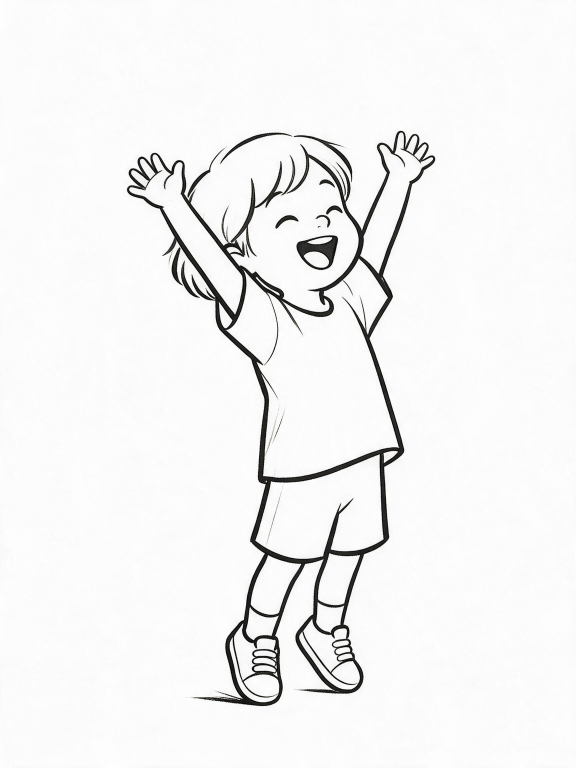
#> input picture assets/actor/src/celebrate.png, 1728 x 2304 px, given in place of 6-09-20-4342-单张全人物立绘，基于@图片1，只保留最左侧最小的4头身幼年中性小娃，完全沿用他的....png, which was not available (shown at 1/3 size)
$ python actor-ingest-static.py
#> lines starting #> are read from the running program, lines starting #| are printed output that depends on the picture; after the words box and inside, x2 and y2 are one past the last pixel; in counts of white or black regions, pixels touching at a corner belong together; pictures that were not available may be replaced by others from this repository, and a replacement may not be noted
#!/usr/bin/env python3
"""静态立绘入库：stand(4342) / weak-moodlow(8722) / happy(3563) —— 与走路同一基准（内容高 1800、脚底锚点）"""
import shutil
import numpy as np
from PIL import Image
from scipy import ndimage

CW, CH = 900, 2150
PAPER, INK = (251, 249, 243), (28, 28, 28)
TARGET_H = 1800

SRCS = {
    'stand': '/Users/maxine/Downloads/jimeng-2026-09-20-4342-单张全人物立绘，基于@图片1，只保留最左侧最小的4头身幼年中性小娃，完全沿用他的....png',
    'weak': '/Users/maxine/Downloads/jimeng-2026-09-19-8722-单张全人物立绘，基于@图片1，保持完全一致的黑白极简墨水线稿风格，只保留左侧幼年....png',
    'happy': 'portrait-happy-src.png',
}

def load_clean(path):
    g = np.array(Image.open(path).convert('L'), dtype=np.uint8)
    dark = g < 130
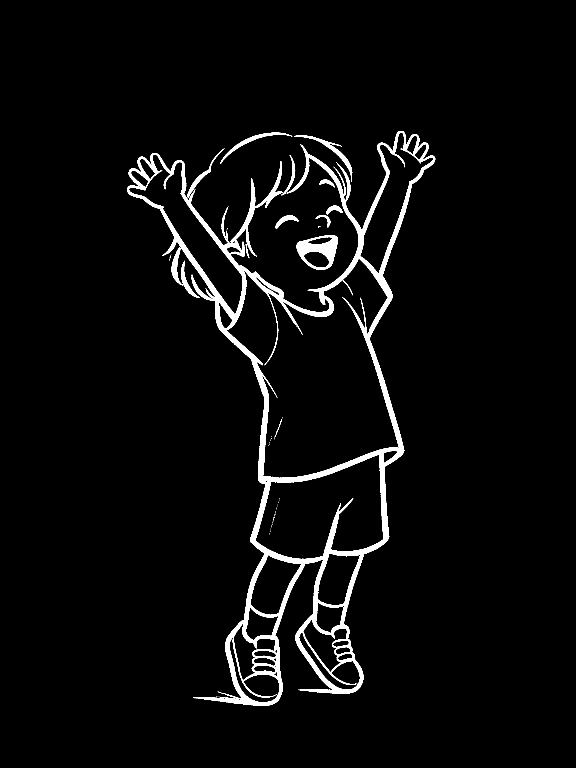
#> dark: shape (2304, 1728) bool (shown at 1/3 size); 3.7% white; 67 white regions (52 under 20 px), largest, box (x1, y1, x2, y2) and area: (381, 393, 1306, 2118) 128250, (890, 706, 1014, 810) 5883, (882, 406, 1057, 546) 2176
    lab, n = ndimage.label(dark)
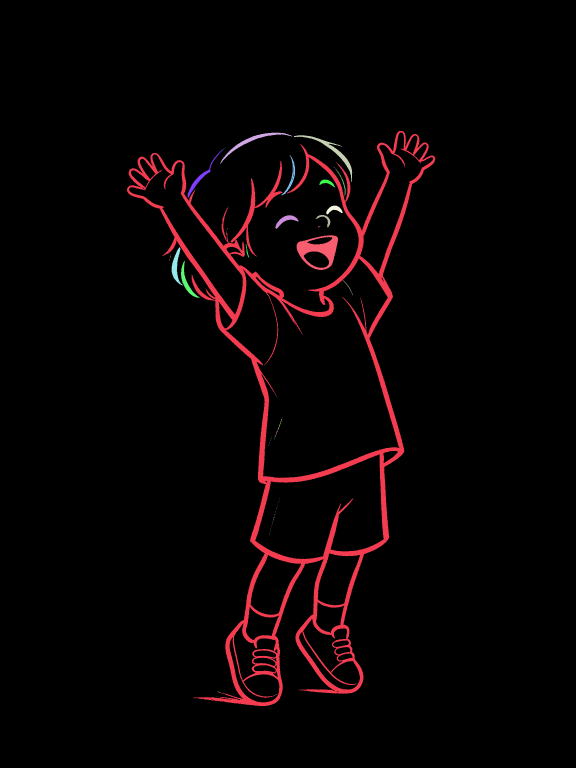
#> lab: shape (2304, 1728) int32 (shown at 1/3 size); 93 distinct labels, from 0 to 92; one colour per label, 0 black
#> n = 92
    for i in range(1, n + 1):
        ys, xs = np.where(lab == i)
        h, w = ys.max() - ys.min() + 1, xs.max() - xs.min() + 1
        if w > 4 * h and w > 60:
            g[lab == i] = 255
#> this loop made 92 passes
#> (ys, xs, h, w) on passes 4, 5, 6, 9, 10, 11, 12, 13, 14, 15: ([438, 438, 438, 438, 439], [1022, 1023, 1024, 1025, 1025], 2, 4), ([444], [674], 1, 1), ([445], [673], 1, 1), ([487, 487, 488, 488], [1008, 1009, 1009, 1010], 2, 3), ([500], [1000], 1, 1), ([501], [1001], 1, 1), ([502], [1002], 1, 1), ([503, 503, 504], [1003, 1004, 1004], 2, 2), ([505], [1005], 1, 1), ([506], [1006], 1, 1)
#> (h, w) on passes 1, 2, 3, 7, 8, 16: (1725, 925), (94, 216), (140, 175), (147, 109), (121, 42), (81, 30)
    return g

def sprite(g):
    dark = g < 120
#> dark: shape (2304, 1728) bool; 3.6% white; 65 white regions (49 under 20 px), largest, box (x1, y1, x2, y2) and area: (381, 393, 1306, 2118) 126549, (890, 706, 1014, 810) 5839, (882, 406, 1057, 546) 2138
    rows, cols = np.where(dark)
    l, t, r, b = cols.min(), rows.min(), cols.max(), rows.max()
#> l = 381; t = 393; r = 1305; b = 2117
    g = g[max(0, t - 8):b + 5, max(0, l - 8):r + 9]
#> g: shape (1737, 941)
    mask = ndimage.binary_closing(g < 210, structure=np.ones((9, 9)))
#> mask: shape (1737, 941) bool; 10.7% white; 15 white regions (10 under 20 px), largest, box (x1, y1, x2, y2) and area: (8, 7, 933, 1733) 166741, (516, 320, 641, 426) 6401, (453, 260, 523, 302) 1027, (427, 1099, 469, 1248) 314, (579, 292, 589, 299) 38
    mask = ndimage.binary_fill_holes(mask)
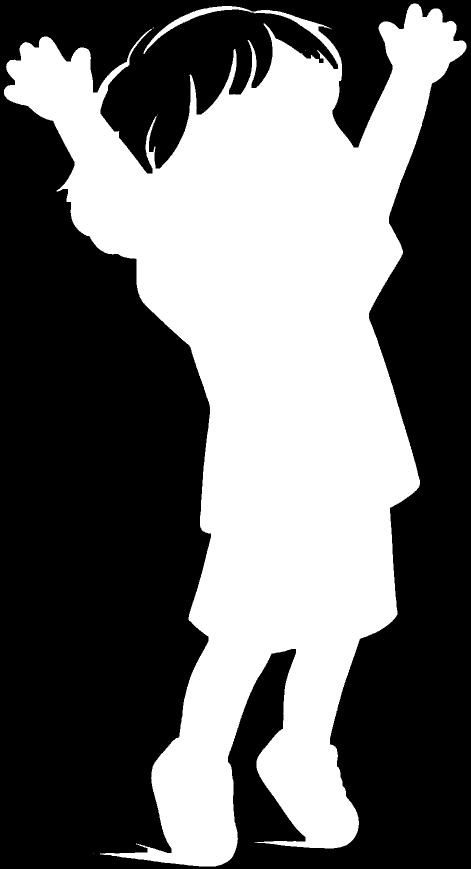
#> mask: shape (1737, 941) bool (shown at 1/2 size); 41.8% white; 5 white regions (4 under 20 px), largest, box (x1, y1, x2, y2) and area: (8, 7, 933, 1733) 682678
    lines = np.clip((235 - g.astype(int)) * 3, 0, 255).astype(np.uint8)
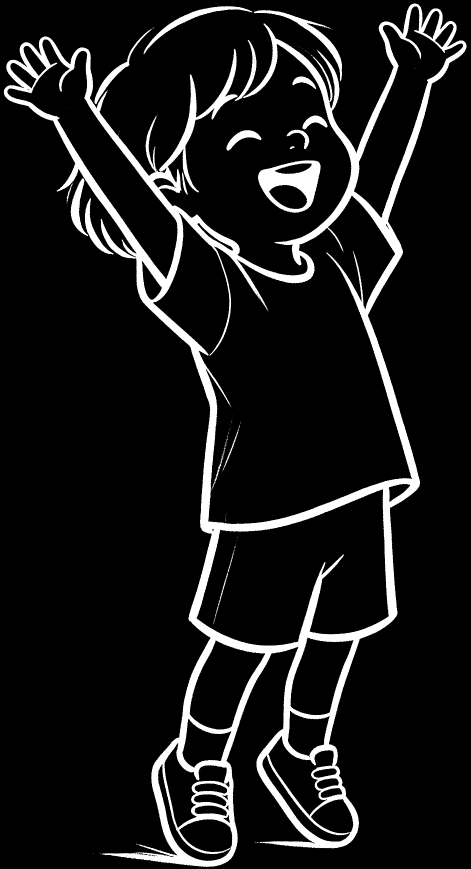
#> lines: shape (1737, 941) (shown at 1/2 size); min 0, max 255, mean 24.9
    h, w = mask.shape
#> h = 1737; w = 941
    img = np.zeros((h, w, 4), dtype=np.uint8)
    img[..., 0], img[..., 1], img[..., 2] = PAPER
    img[..., 3] = np.where(mask, 255, 0).astype(np.uint8)
    la = lines.astype(float) / 255.0
    for c, v in enumerate(INK):
        img[..., c] = (img[..., c] * (1 - la) + v * la).astype(np.uint8)
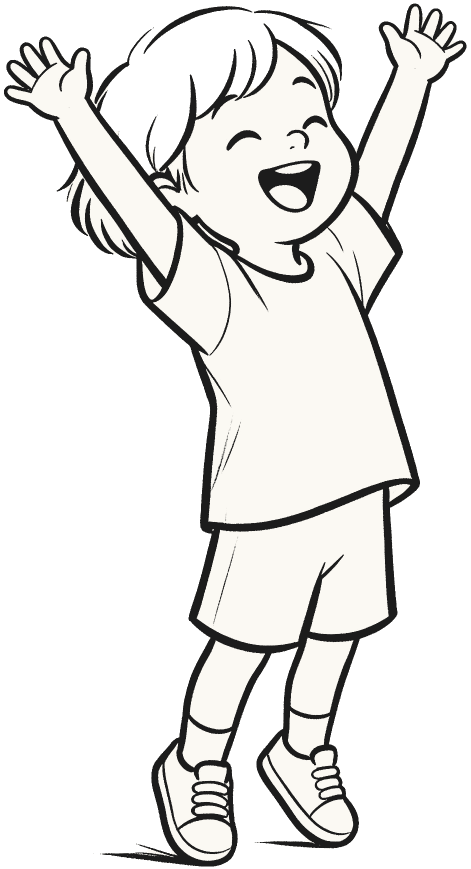
#> img: shape (1737, 941, 4) (shown at 1/2 size); mean of channels 0, 1, 2, 3 229.2, 227.4, 222, 106.5; transparent parts drawn white
    img[..., 3] = np.maximum(img[..., 3], lines)
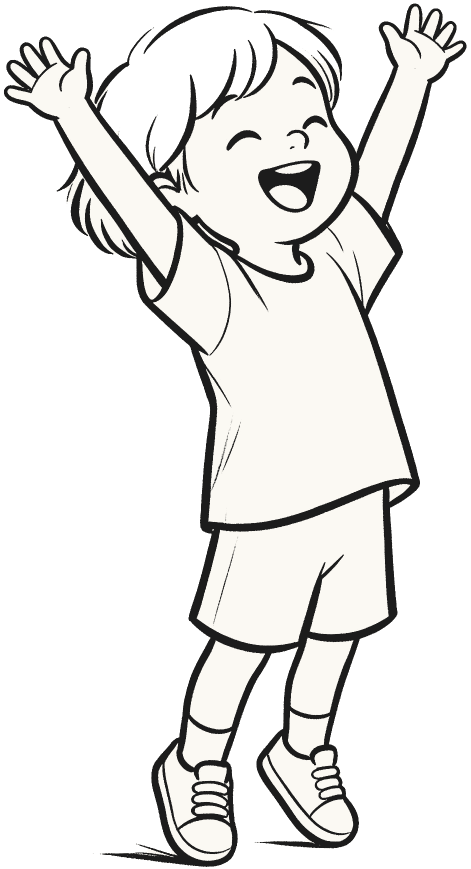
#> img: shape (1737, 941, 4) (shown at 1/2 size); 0.18% of pixels changed, all inside (x1, y1, x2, y2) = (7, 7, 933, 1735); transparent parts drawn white
    return Image.fromarray(img, 'RGBA'), h

for name, src in SRCS.items():
    shutil.copy(src, f'assets/actor/src/{name}.png')
    sp, h = sprite(load_clean(src))
#> h = 1737
    s = TARGET_H / h
#> s = 1.04
    sp = sp.resize((round(sp.width * s), TARGET_H), Image.LANCZOS)
    cv = Image.new('RGBA', (CW, CH), (0, 0, 0, 0))
#> cv: PIL image 900x2150 RGBA; every value is 0
    cv.alpha_composite(sp, ((CW - sp.width) // 2, CH - 20 - sp.height))
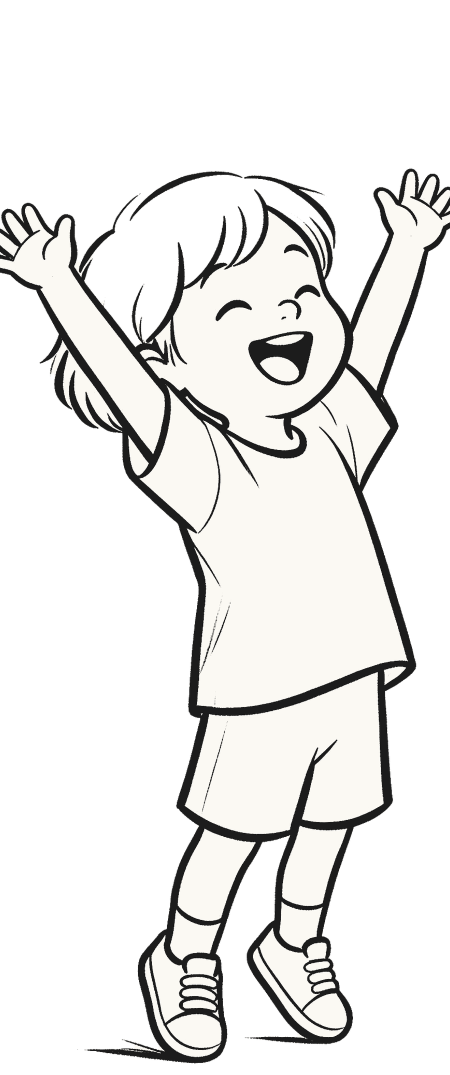
#> cv: PIL image 900x2150 RGBA (shown at 1/2 size); mean R, G, B, A 76.2, 75.6, 73.9, 96.2; transparent parts drawn white
    cv.save(f'assets/actor/sprites/{name}.png')
    print(name, 'bbox', h, '→ x%.3f' % s, sp.size)
#| stand bbox 1737 → x1.036 (975, 1800)
#> pass 2 of the loop `for name, src in SRCS.items():`:
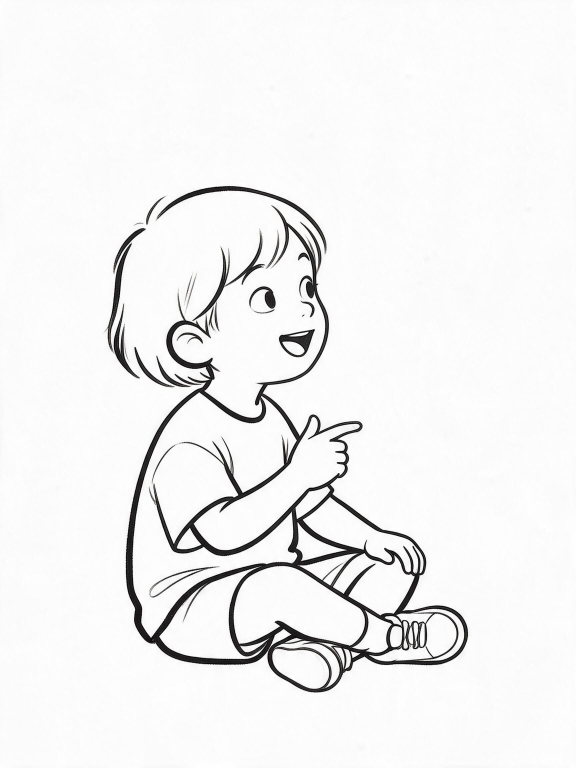
#> input picture assets/actor/src/chat.png, 1728 x 2304 px, given in place of 6-09-19-8722-单张全人物立绘，基于@图片1，保持完全一致的黑白极简墨水线稿风格，只保留左侧幼年....png, which was not available (shown at 1/3 size)
#> lab: shape (2304, 1728) int32; 107 distinct labels, from 0 to 106
#> n = 106
#> the loop in load_clean (call 2), `for i in range(1, n + 1):` made 106 passes
#> (ys, xs, h, w) on passes 2, 6, 7, 8, 9, 10, 12, 13: ([590, 590], [493, 494], 1, 2), ([669, 670, 670], [420, 419, 420], 2, 2), ([670, 670], [426, 427], 1, 2), ([671, 671], [410, 411], 1, 2), ([671], [415], 1, 1), ([672, 672], [408, 409], 1, 2), ([691], [780], 1, 1), ([693, 694, 695, 695], [780, 780, 779, 780], 3, 2)
#> l = 322; t = 558; r = 1403; b = 2076
#> lines: shape (1531, 1098)
#> la: shape (1531, 1098) float64
#> in sprite (call 2), `img[..., 3] = np.maximum(img[..., 3], lines)`:
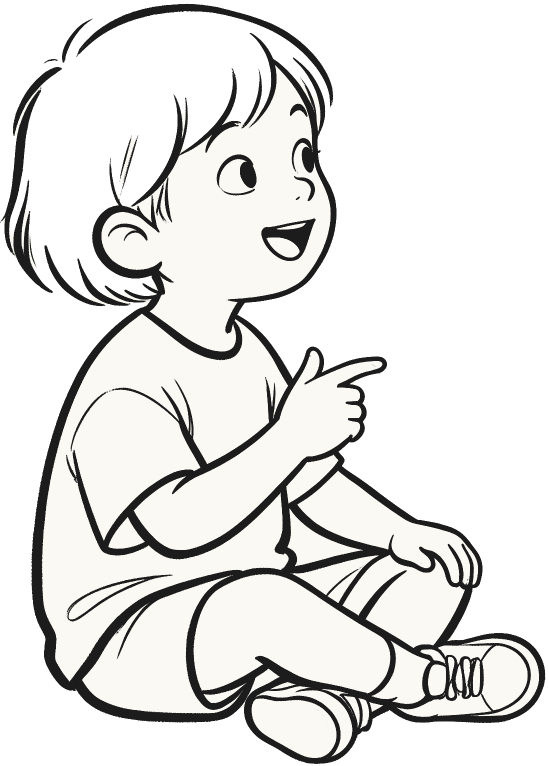
#> img: shape (1531, 1098, 4) (shown at 1/2 size); mean of channels 0, 1, 2, 3 225, 223.2, 217.9, 119.1; transparent parts drawn white
#> `sp, h = sprite(load_clean(src))`: h = 1531
#> s = 1.18
#> sp: PIL image 1291x1800 RGBA
#> `cv.alpha_composite(sp, ((CW - sp.width) // 2, CH - 20 - sp.height))`:
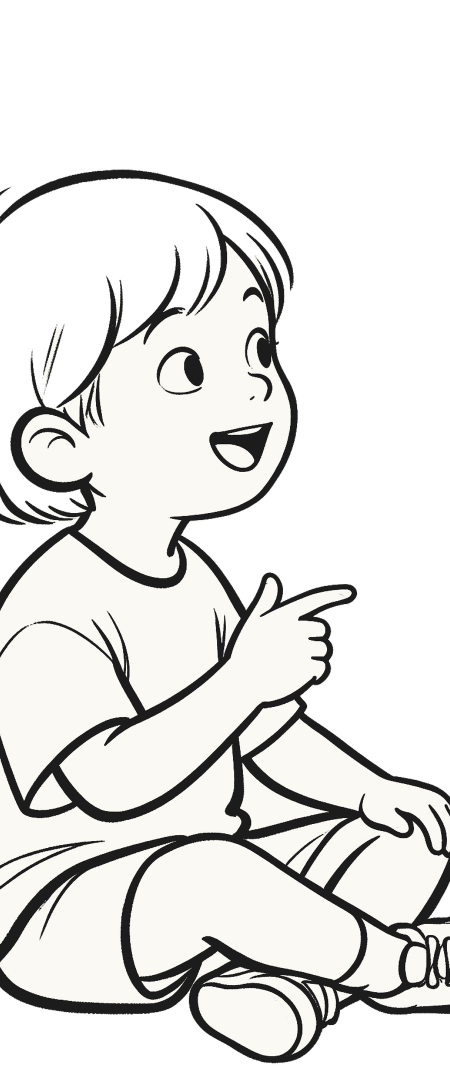
#> cv: PIL image 900x2150 RGBA (shown at 1/2 size); mean R, G, B, A 100.1, 99.4, 97.1, 126.3; transparent parts drawn white
#| weak bbox 1531 → x1.176 (1291, 1800)
